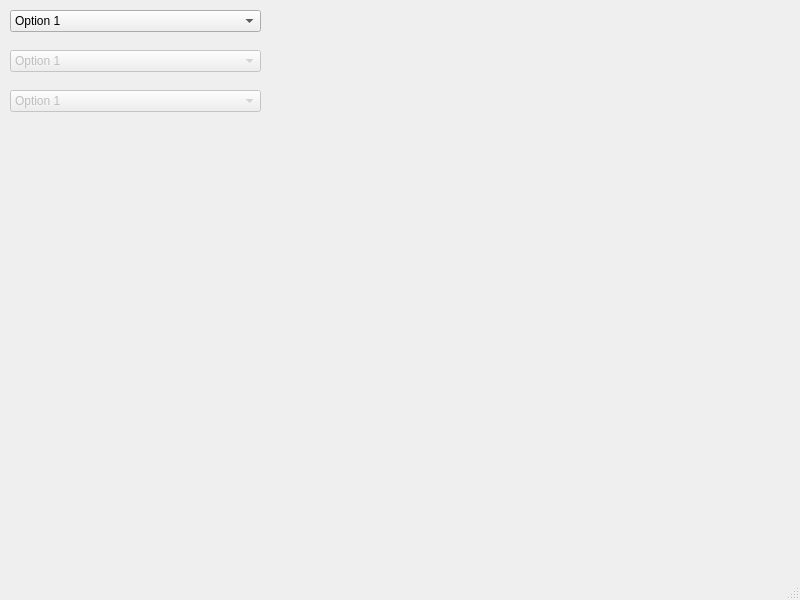
<?xml version="1.0" encoding="UTF-8"?>
<ui version="4.0">
 <class>MainWindow</class>
 <widget class="QMainWindow" name="MainWindow">
  <property name="geometry">
   <rect>
    <x>0</x>
    <y>0</y>
    <width>800</width>
    <height>600</height>
   </rect>
  </property>
  <property name="windowTitle">
   <string>MainWindow</string>
  </property>
  <property name="toolButtonStyle">
   <enum>Qt::ToolButtonIconOnly</enum>
  </property>
  <widget class="QWidget" name="centralwidget">
   <widget class="QComboBox" name="centersNames_Box">
    <property name="enabled">
     <bool>true</bool>
    </property>
    <property name="geometry">
     <rect>
      <x>10</x>
      <y>10</y>
      <width>251</width>
      <height>22</height>
     </rect>
    </property>
    <item>
     <property name="text">
      <string>Option 1</string>
     </property>
    </item>
    <item>
     <property name="text">
      <string>Option 2</string>
     </property>
    </item>
    <item>
     <property name="text">
      <string>Option 3</string>
     </property>
    </item>
   </widget>
   <widget class="QComboBox" name="degreesNames_Box">
    <property name="enabled">
     <bool>false</bool>
    </property>
    <property name="geometry">
     <rect>
      <x>10</x>
      <y>50</y>
      <width>251</width>
      <height>22</height>
     </rect>
    </property>
    <item>
     <property name="text">
      <string>Option 1</string>
     </property>
    </item>
    <item>
     <property name="text">
      <string>Option 2</string>
     </property>
    </item>
    <item>
     <property name="text">
      <string>Option 3</string>
     </property>
    </item>
   </widget>
   <widget class="QComboBox" name="gradesNames_Box">
    <property name="enabled">
     <bool>false</bool>
    </property>
    <property name="geometry">
     <rect>
      <x>10</x>
      <y>90</y>
      <width>251</width>
      <height>22</height>
     </rect>
    </property>
    <item>
     <property name="text">
      <string>Option 1</string>
     </property>
    </item>
    <item>
     <property name="text">
      <string>Option 2</string>
     </property>
    </item>
    <item>
     <property name="text">
      <string>Option 3</string>
     </property>
    </item>
   </widget>
  </widget>
  <widget class="QMenuBar" name="menubar">
   <property name="geometry">
    <rect>
     <x>0</x>
     <y>0</y>
     <width>800</width>
     <height>20</height>
    </rect>
   </property>
  </widget>
  <widget class="QStatusBar" name="statusbar"/>
 </widget>
 <resources/>
 <connections/>
</ui>
